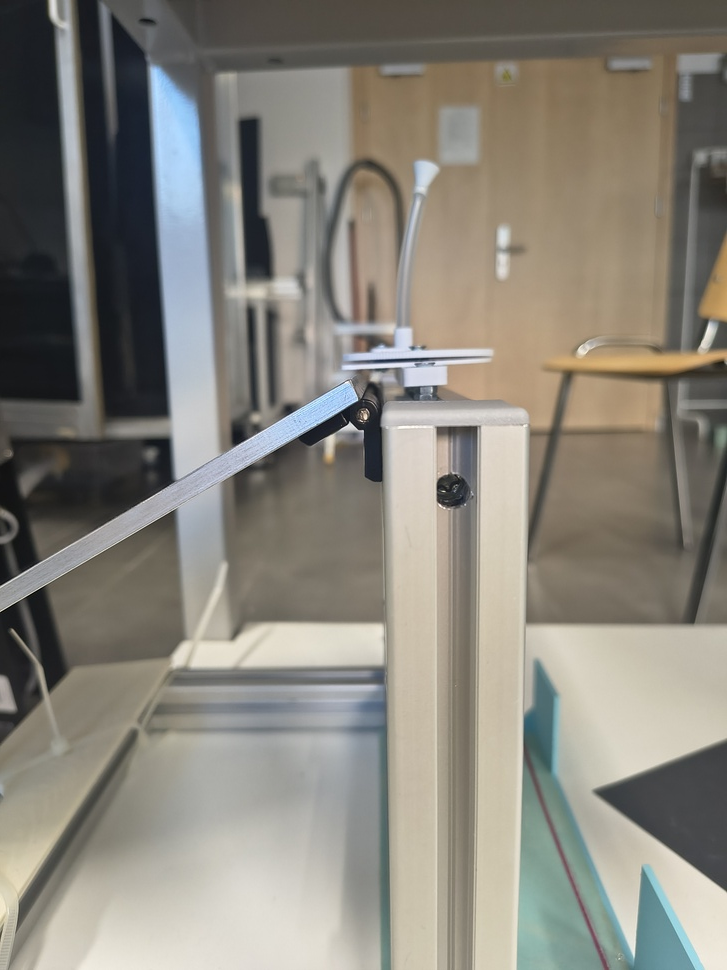
#> input picture angle_measurement.jpg, 727 x 970 px, shrunk from 3072 x 4096 before the run, found by its file name
$ python run_angle_analysis.py
#> lines starting #> are read from the running program, lines starting #| are printed output that depends on the picture; after the words box and inside, x2 and y2 are one past the last pixel; in counts of white or black regions, pixels touching at a corner belong together
from pathlib import Path
import cv2
import matplotlib.patches as patches
import matplotlib.pyplot as plt
import numpy as np


def measure_and_draw_incline_angle(
    image_path: str | Path,
    output_path: str | Path | None = "measured_incline_result.png",
    show_plot: bool = True,
):
    """Measures the angle between an inclined surface and the ground for a single image."""
#> called with image_path = 'angle_measurement.jpg', output_path = 'measured_incline_result.png', show_plot = True

    img_path = Path(image_path)
    img = cv2.imread(str(img_path))
#> img is the input picture: shape (970, 727, 3); mean B, G, R 123.6, 132.6, 136.1
    if img is None:
        raise FileNotFoundError(f"Could not load image at: {img_path}")

    img_rgb = cv2.cvtColor(img, cv2.COLOR_BGR2RGB)
    h, w, _ = img.shape
#> h = 970; w = 727

    # 1. Edge Detection restricted to the incline region (left 65% of image)
    gray = cv2.cvtColor(img, cv2.COLOR_BGR2GRAY)
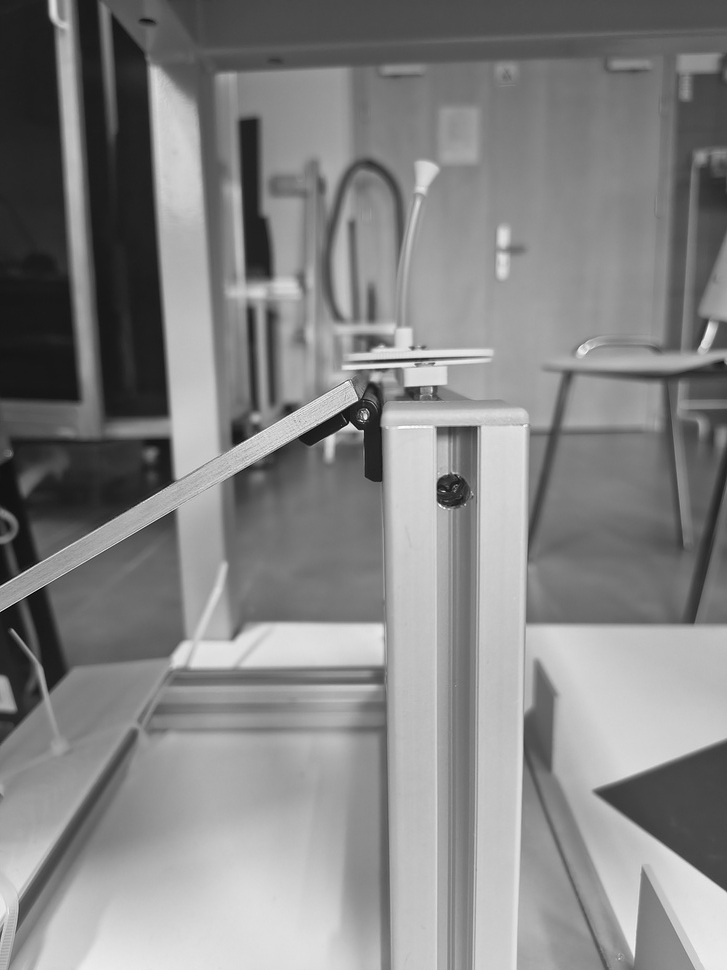
#> gray: shape (970, 727); min 1, max 255, mean 132.6
    mask = np.zeros_like(gray)
    mask[:, : int(w * 0.65)] = 255

    blurred = cv2.GaussianBlur(gray, (5, 5), 0)
    edges = cv2.Canny(blurred, 40, 120)
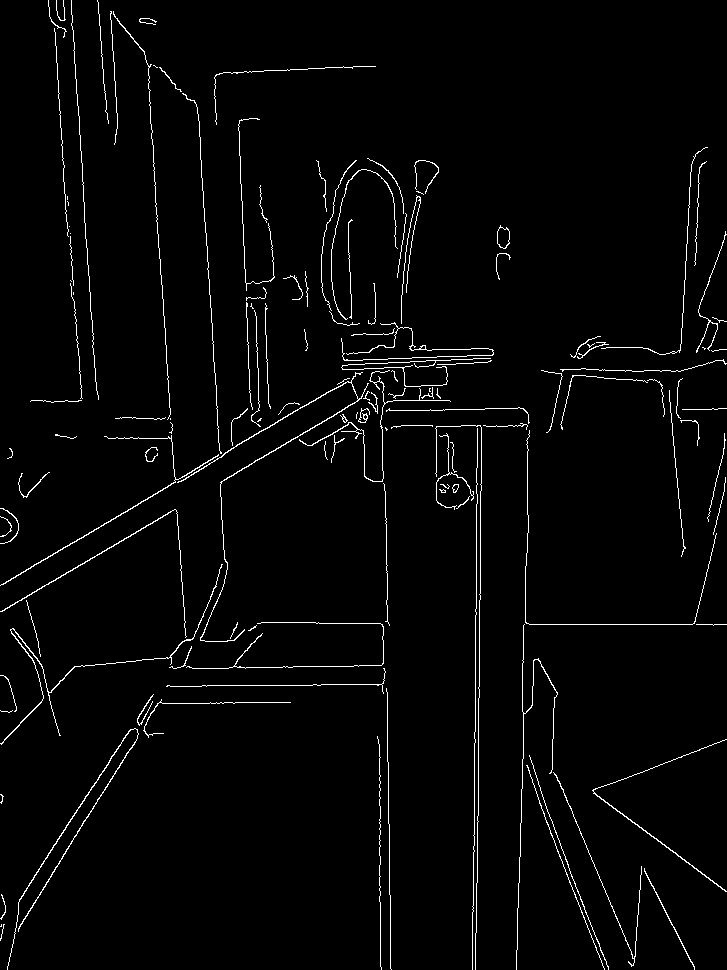
#> edges: shape (970, 727); 2.4% white in thin lines or dots
    edges = cv2.bitwise_and(edges, mask)
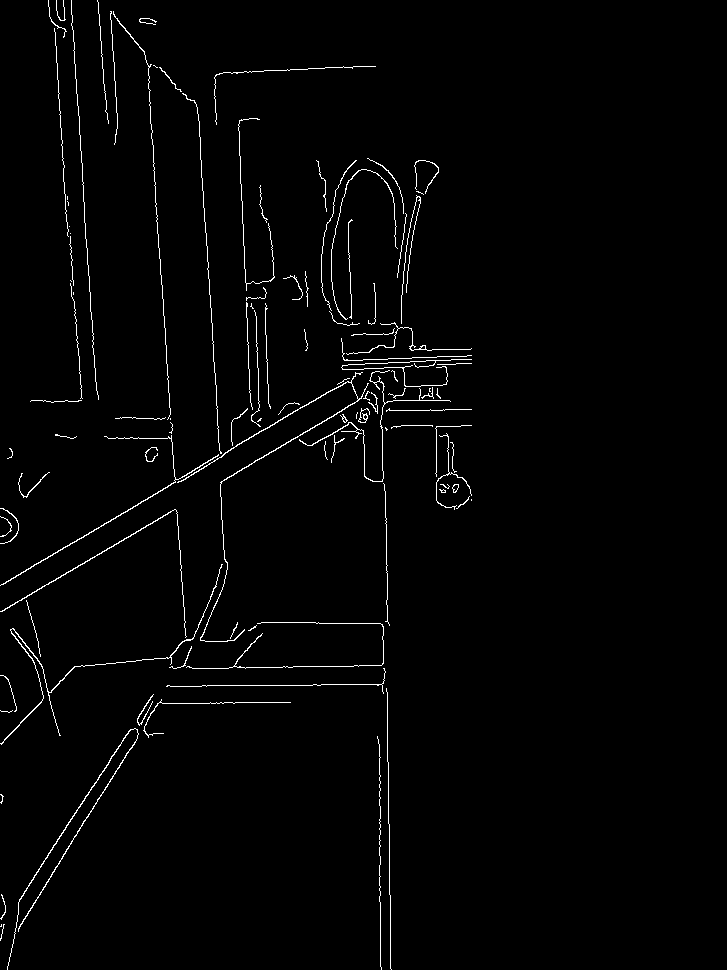
#> edges: shape (970, 727); 1.6% white in thin lines or dots, all inside (x1, y1, x2, y2) = (0, 0, 472, 970)

    # 2. Line Detection via Probabilistic Hough Transform
    lines = cv2.HoughLinesP(edges, 1, np.pi / 180, threshold=80, minLineLength=100, maxLineGap=15)
#> lines = 30 rows, first 6: [177, 512, 188, 666], [14, 934, 159, 702], [389, 853, 391, 969], [18, 902, 153, 694], [3, 584, 242, 441], [55, 580, 174, 509]

    incline_pts_x, incline_pts_y = [], []
    if lines is not None:
        for line in lines:
            # Flatten to 1D array to guarantee x1, y1, x2, y2 unpacking works
            x1, y1, x2, y2 = line.ravel()
            dx, dy = x2 - x1, y2 - y1
            if dx == 0:
                continue

            # In image coordinates, dy < 0 for an ascending line to the right
            angle_deg = np.degrees(np.arctan2(-dy, dx))

            # Filter for expected incline angles (15° to 55°)
            if 15.0 <= angle_deg <= 55.0:
                incline_pts_x.extend([x1, x2])
                incline_pts_y.extend([y1, y2])
#> this loop made 30 passes
#> (x1, y1, x2, y2, dx, dy, angle_deg) on passes 1 to 12: (177, 512, 188, 666, 11, 154, -85.91), (14, 934, 159, 702, 145, -232, 57.99), (389, 853, 391, 969, 2, 116, -89.01), (18, 902, 153, 694, 135, -208, 57.01), (3, 584, 242, 441, 239, -143, 30.89), (55, 580, 174, 509, 119, -71, 30.82), (71, 12, 90, 297, 19, 285, -86.19), (200, 152, 217, 409, 17, 257, -86.22), (220, 482, 442, 349, 222, -133, 30.93), (148, 86, 175, 482, 27, 396, -86.1), (19, 899, 128, 731, 109, -168, 57.02), (176, 510, 185, 640, 9, 130, -86.04)
#> after the loop, incline_pts_x = [3, 242, 55, 174, 220, 442, 4, 168, 223, 328, 121, 223]; incline_pts_y = [584, 441, 580, 509, 482, 349, 610, 512, 454, 391, 514, 455]

    if len(incline_pts_x) < 4:
        raise ValueError("Could not reliably detect the inclined surface line.")

    # 3. Linear Regression Fit (y = m * x + b)
    m, b = np.polyfit(incline_pts_x, incline_pts_y, 1)
#> m = -0.601; b = 600.4

    # Incline angle relative to horizontal ground
    alpha_deg = np.degrees(np.arctan(-m))
#> alpha_deg = 31

    # Define key geometry points
    x_apex = int(w * 0.50)  # Hinge/pivot location
#> x_apex = 363
    y_apex = int(m * x_apex + b)
#> y_apex = 382

    x_start = 0  # Frame edge endpoint
    y_start = int(m * x_start + b)
#> y_start = 600

    x_ground_left = int(w * 0.15)  # Ground reference line left end
#> x_ground_left = 109
    y_ground = y_apex
#> y_ground = 382

    # 4. Visualization & Annotation
    plt.style.use("https://raw.githubusercontent.com/turczyneq/softmatter-style/main/softmatter.mplstyle")
#> (this line was passed over: the network is not available in this run)
    fig, ax = plt.subplots(figsize=(10, 12), dpi=150)
    ax.imshow(img_rgb)

    # Ground Baseline (Horizontal Reference)
    ax.plot(
        [x_ground_left, x_apex],
        [y_ground, y_apex],
        color="cyan",
        linestyle="--",
        linewidth=2.0,
        label="Horizontal Baseline (Ground)",
    )

    # Inclined Surface Line
    ax.plot(
        [x_start, x_apex],
        [y_start, y_apex],
        color="lime",
        linestyle="-",
        linewidth=2.5,
        label=f"Inclined Surface ({alpha_deg:.1f}°)",
    )

    # Angle Arc Indicator
    arc_radius = int(w * 0.18)
#> arc_radius = 130
    arc = patches.Arc(
        (x_apex, y_apex),
        width=arc_radius,
        height=arc_radius,
        angle=0,
        theta1=180 - alpha_deg,
        theta2=180,
        color="yellow",
        linewidth=2.2,
    )
    ax.add_patch(arc)

    # Angle Text Tag
    text_x = x_apex - int(arc_radius * 0.7)
#> text_x = 272
    text_y = y_apex - int(arc_radius * 0.25)
#> text_y = 350
    ax.text(
        text_x,
        text_y,
        f"α = {alpha_deg:.1f}°",
        fontsize=20,
        fontweight="bold",
        color="yellow",
        ha="center",
        bbox=dict(
            boxstyle="round,pad=0.3",
            facecolor="black",
            alpha=0.8,
            edgecolor="yellow",
        ),
    )

    # Summary Overlay Box
    info_text = f"Incline Angle (α): {alpha_deg:.2f}°"
#> info_text = 'Incline Angle (α): 31.00°'
    ax.text(
        0.02,
        0.02,
        info_text,
        transform=ax.transAxes,
        fontsize=20,
        verticalalignment="bottom",
        bbox=dict(
            boxstyle="round,pad=0.5",
            facecolor="black",
            alpha=0.8,
            edgecolor="white",
        ),
        color="white",
    )

    ax.set_title(
        f"Ground Angle Measurement: {img_path.name}",
        fontsize=20,
        fontweight="bold",
    )
    ax.legend(loc="upper right", framealpha=0.9, fontsize=20)
    ax.axis("off")

    plt.tight_layout()

    if output_path:
        fig.savefig(output_path, bbox_inches="tight")
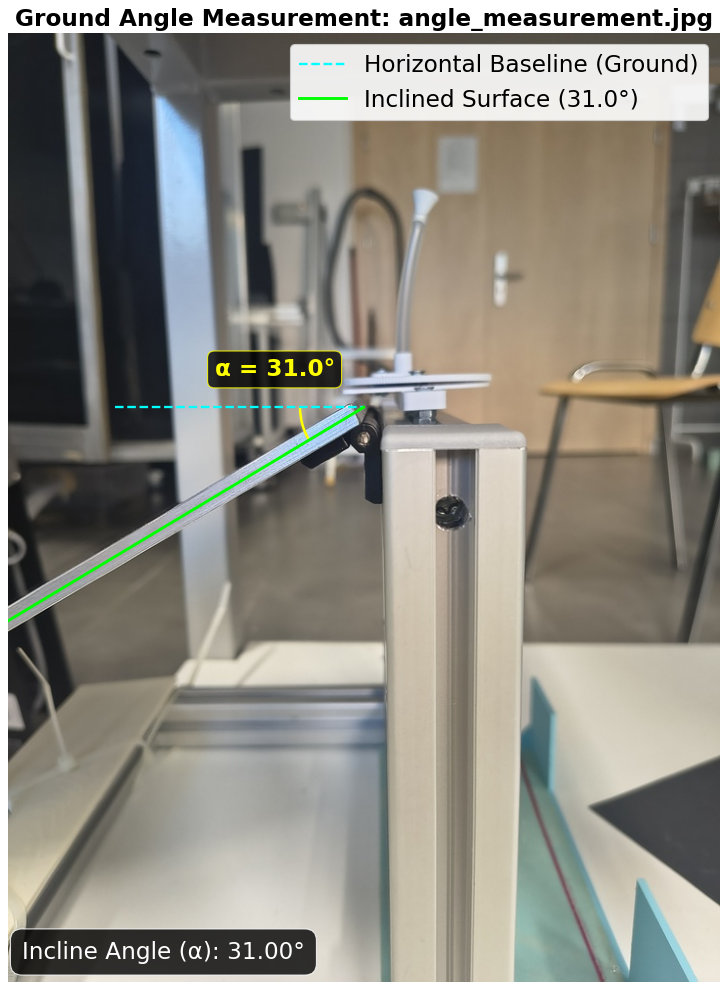
#> figure drawn by matplotlib, 1 panel
        print(f"Saved annotated image to: {output_path}")

    if show_plot:
        plt.show()
    else:
        plt.close(fig)


if __name__ == "__main__":
    # Path to your single image
    target_image = "angle_measurement.jpg"

    measure_and_draw_incline_angle(
        image_path=target_image,
        output_path="measured_incline_result.png",
        show_plot=True,
    )
